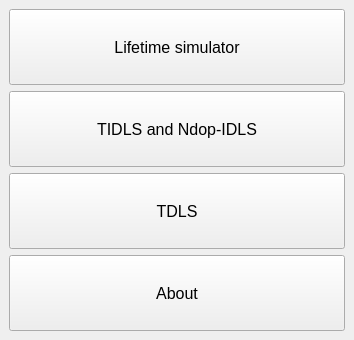
<?xml version="1.0" encoding="UTF-8"?>
<ui version="4.0">
 <class>LSanalyzer</class>
 <widget class="QMainWindow" name="LSanalyzer">
  <property name="geometry">
   <rect>
    <x>0</x>
    <y>0</y>
    <width>354</width>
    <height>340</height>
   </rect>
  </property>
  <property name="sizePolicy">
   <sizepolicy hsizetype="Preferred" vsizetype="Preferred">
    <horstretch>0</horstretch>
    <verstretch>0</verstretch>
   </sizepolicy>
  </property>
  <property name="windowTitle">
   <string>MainWindow</string>
  </property>
  <widget class="QWidget" name="Maincentralwidget">
   <layout class="QHBoxLayout" name="horizontalLayout">
    <item>
     <layout class="QVBoxLayout" name="MainLayout">
      <item>
       <widget class="QPushButton" name="MainlifesimuPushB">
        <property name="sizePolicy">
         <sizepolicy hsizetype="Minimum" vsizetype="Preferred">
          <horstretch>0</horstretch>
          <verstretch>0</verstretch>
         </sizepolicy>
        </property>
        <property name="font">
         <font>
          <family>Helvetica</family>
          <pointsize>12</pointsize>
         </font>
        </property>
        <property name="text">
         <string>Lifetime simulator</string>
        </property>
       </widget>
      </item>
      <item>
       <widget class="QPushButton" name="MainIDLSPushB">
        <property name="sizePolicy">
         <sizepolicy hsizetype="Minimum" vsizetype="Preferred">
          <horstretch>0</horstretch>
          <verstretch>0</verstretch>
         </sizepolicy>
        </property>
        <property name="font">
         <font>
          <family>Helvetica</family>
          <pointsize>12</pointsize>
         </font>
        </property>
        <property name="text">
         <string>TIDLS and Ndop-IDLS</string>
        </property>
       </widget>
      </item>
      <item>
       <widget class="QPushButton" name="MainTDLSPushB">
        <property name="sizePolicy">
         <sizepolicy hsizetype="Minimum" vsizetype="Preferred">
          <horstretch>0</horstretch>
          <verstretch>0</verstretch>
         </sizepolicy>
        </property>
        <property name="font">
         <font>
          <family>Helvetica</family>
          <pointsize>12</pointsize>
         </font>
        </property>
        <property name="text">
         <string>TDLS</string>
        </property>
       </widget>
      </item>
      <item>
       <widget class="QPushButton" name="MainAboutPushB">
        <property name="sizePolicy">
         <sizepolicy hsizetype="Minimum" vsizetype="Preferred">
          <horstretch>0</horstretch>
          <verstretch>0</verstretch>
         </sizepolicy>
        </property>
        <property name="font">
         <font>
          <family>Helvetica</family>
          <pointsize>12</pointsize>
         </font>
        </property>
        <property name="text">
         <string>About</string>
        </property>
       </widget>
      </item>
     </layout>
    </item>
   </layout>
  </widget>
  <action name="actionni">
   <property name="text">
    <string>ni</string>
   </property>
  </action>
  <action name="actionB">
   <property name="text">
    <string>Bandgap</string>
   </property>
  </action>
  <action name="actionionisation">
   <property name="text">
    <string>ionisation</string>
   </property>
  </action>
  <action name="actionThermal_velocity">
   <property name="text">
    <string>Thermal velocity</string>
   </property>
  </action>
  <action name="actionAltermatt2005">
   <property name="text">
    <string>Altermatt2005</string>
   </property>
  </action>
  <action name="actionTrupke2003">
   <property name="text">
    <string>Trupke2003</string>
   </property>
  </action>
  <action name="actionRichter2012">
   <property name="text">
    <string>Richter2012</string>
   </property>
  </action>
  <action name="actionKerr2002_simple">
   <property name="text">
    <string>Kerr2002_simple</string>
   </property>
  </action>
  <action name="actionKerr2002_complex">
   <property name="text">
    <string>Kerr2002_complex</string>
   </property>
  </action>
  <action name="actionGlunz1999">
   <property name="text">
    <string>Glunz1999</string>
   </property>
  </action>
  <action name="actionAltermatt1997">
   <property name="text">
    <string>Altermatt1997</string>
   </property>
  </action>
  <action name="actionCouderc2014">
   <property name="text">
    <string>Couderc2014</string>
   </property>
  </action>
  <action name="actionGreen1990_full">
   <property name="text">
    <string>Green1990_full</string>
   </property>
  </action>
  <action name="actionGreen1990_param">
   <property name="text">
    <string>Green1990_param</string>
   </property>
  </action>
  <action name="actionYan2014fer">
   <property name="text">
    <string>Yan2014fer</string>
   </property>
  </action>
  <action name="actionDelAlamo1985">
   <property name="text">
    <string>DelAlamo1985</string>
   </property>
  </action>
  <action name="actionCuevas1996">
   <property name="text">
    <string>Cuevas1996</string>
   </property>
  </action>
 </widget>
 <resources/>
 <connections/>
</ui>
